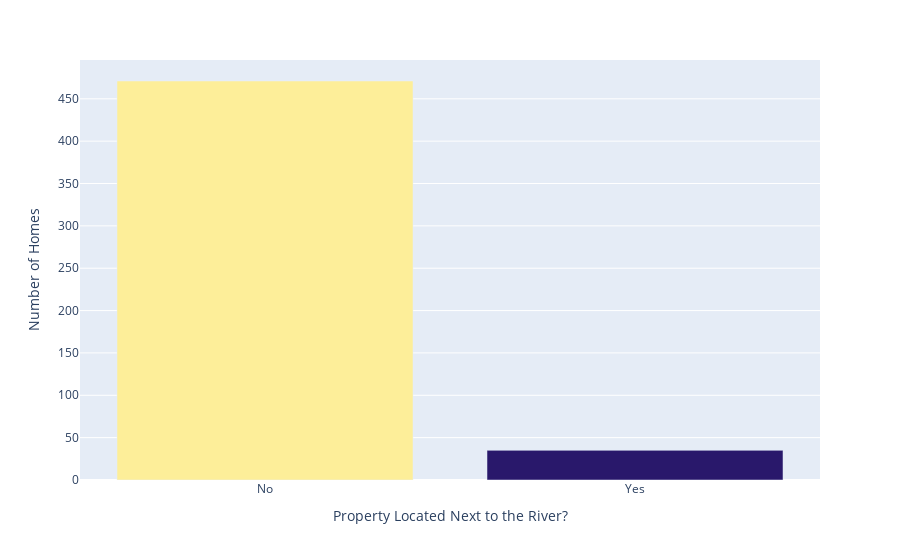

Notebook source saved alongside this figure:
### Code cell
# Since our count values are not "No" and "Yes" like we specified our x-axis values to be,
# order matters here. 0 for No, 1 for Yes.
# Alternatively, to have the x-values mapped to the correct values automatically, we can change
# our near_river_count df to map 0 to No and 1 to Yes, if we want.
bar_river = px.bar(
    x=["No", "Yes"],
    y=near_river_count,
    color_continuous_scale="haline",
    color=near_river_count.values,
)

bar_river.update_layout(
    xaxis_title="Property Located Next to the River?",
    yaxis_title="Number of Homes",
    coloraxis_showscale=False,
)

bar_river.show()

### Figure 1 — Plotly figure (JSON) as saved in the notebook; plotly's stock layout.template omitted (floating-point values rounded to 4 significant figures)
{"data": [{"alignmentgroup": "True", "hovertemplate": "x=%{x}<br>y=%{y}<br>color=%{marker.color}<extra></extra>", "legendgroup": "", "marker": {"color": [471, 35], "coloraxis": "coloraxis", "pattern": {"shape": ""}}, "name": "", "offsetgroup": "", "orientation": "v", "showlegend": false, "textposition": "auto", "type": "bar", "x": ["No", "Yes"], "xaxis": "x", "y": [471, 35], "yaxis": "y"}], "layout": {"barmode": "relative", "coloraxis": {"colorbar": {"title": {"text": "color"}}, "colorscale": [[0, "rgb(41, 24, 107)"], [0.09091, "rgb(42, 35, 160)"], [0.1818, "rgb(15, 71, 153)"], [0.2727, "rgb(18, 95, 142)"], [0.3636, "rgb(38, 116, 137)"], [0.4545, "rgb(53, 136, 136)"], [0.5455, "rgb(65, 157, 133)"], [0.6364, "rgb(81, 178, 124)"], [0.7273, "rgb(111, 198, 107)"], [0.8182, "rgb(160, 214, 91)"], [0.9091, "rgb(212, 225, 112)"], [1, "rgb(253, 238, 153)"]], "showscale": false}, "legend": {"tracegroupgap": 0}, "margin": {"t": 60}, "xaxis": {"anchor": "y", "domain": [0, 1], "title": {"text": "Property Located Next to the River?"}}, "yaxis": {"anchor": "x", "domain": [0, 1], "title": {"text": "Number of Homes"}}}}
